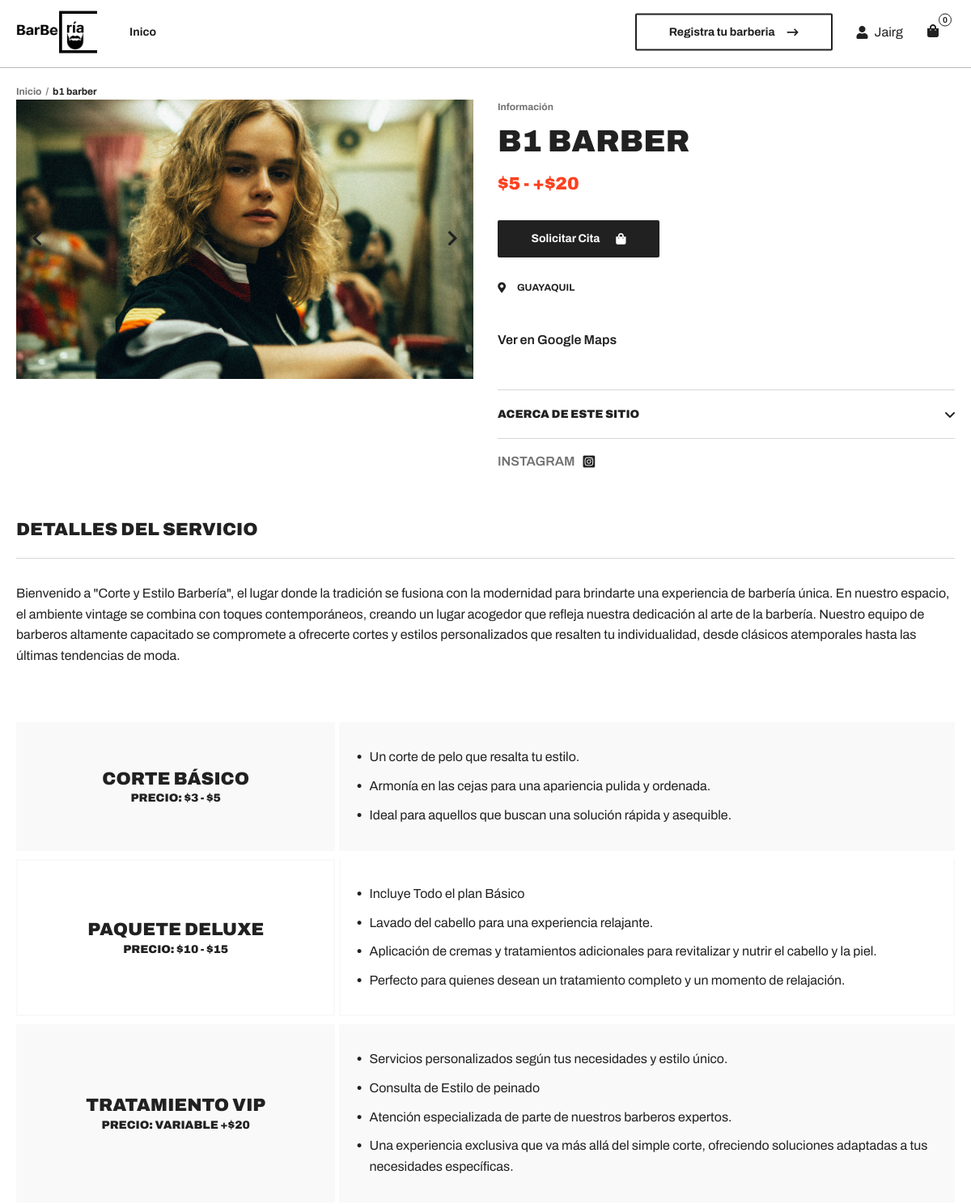
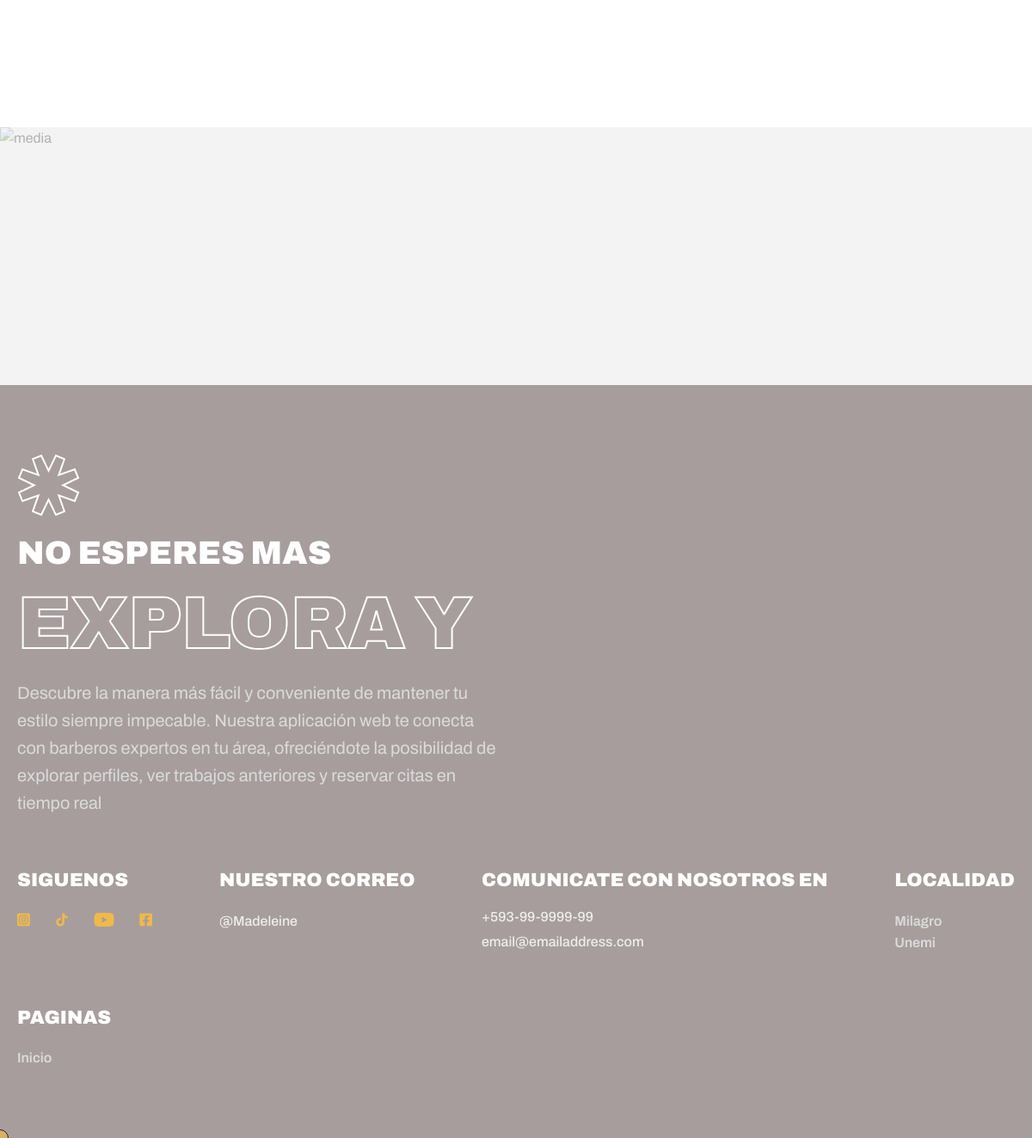
Screenshot of /perfil-barberia/17/ (signed in) with the database file from the repository (2 pictures, top to bottom).
### agendabarberia/models.py (models this page shows, shortened)
class Barberia(models.Model):
    imagen = models.ImageField(upload_to='barberia_images/')  # Guarda las imágenes en la carpeta 'barberia_images/'
    titulo = models.CharField(max_length=100)
    maps = models.CharField(max_length=100, default='https://maps.app.goo.gl/4Z6tBPcvjYrki5nK8')
    insta = models.CharField(max_length=100, default='https://www.instagram.com/')
    descripcion = models.TextField()
    ubicacion = models.CharField(max_length=200, choices=ciudad, default='*')
    numero_contacto = models.CharField(max_length=15)
    usuario = models.ForeignKey(User, on_delete=models.CASCADE, default=1)

### agendabarberia/views.py (the view)
# urls.py: path('perfil-barberia/<int:barberia_id>/', perfil_barberia, name='perfil-barberia'),
@login_required
def perfil_barberia(request, barberia_id):
    barberia = get_object_or_404(Barberia, pk=barberia_id)
    user = request.user
    citas = Cita.objects.filter(usuario=user)
    notificaciones_citas = citas.count()
    return render(request, 'perfil-barberia.html', {'barberia': barberia, 'notificaciones': notificaciones_citas})

### agendabarberia/templates/perfil-barberia.html (shortened to what this page needs)
{% load static %}
<!DOCTYPE html>
<html lang="en">
    <head>
        <link rel="stylesheet preload" as="style" href="{% static "css/preload.min.css" %}" />
        <link rel="stylesheet preload" as="style" href="{% static "css/icomoon.css" %}" />
        <link rel="stylesheet preload" as="style" href="{% static "css/libs.min.css" %}" />
        <link rel="stylesheet" href="{% static "css/product3.min.css" %}" />
    </head>
    <body>
        {% include 'components/navbar.html' %}
        <ul class="breadcrumbs">
            <li>
                <a class="link" href="{% url "barberias" %}">Inicio</a>
            </li>
            <li>
                <span>{{barberia.titulo}}</span>
            </li>
        </ul>
        <main class="item">
            <div class="container">
                <div class="item_wrapper">
                    <div class="media">
                        <div class="media_slider media_slider--single">
                            <div class="swiper-wrapper">
                                <div class="swiper-slide">
                                    <picture>
                                        <source
                                            data-srcset="{{barberia.imagen.url}}"
                                            srcset="{{barberia.imagen.url}}"
                                            type="image/webp"
                                        />
                                        <img
                                            class="lazy"
                                            data-src="{{barberia.imagen.url}}"
                                            src="{{barberia.imagen.url}}"
                                            alt="{{barberia.titulo}}"
                                        />
                                    </picture>
                                </div>
                            </div>
                            <div class="media_slider-nav d-flex justify-content-between align-items-center">
                                <a class="link swiper-button-prev" href="#"><i class="icon-angle-left"></i></a>
                                <a class="link swiper-button-next" href="#"><i class="icon-angle-right"></i></a>
                            </div>
                        </div>
                    </div>
                    <div class="main sticky-parent">
                        <div class="main_content" data-sticky="true">
                            <div class="main_content-about">
                                <span class="label">Información</span>
                                <h2 class="title">{{barberia.titulo}}</h2>
                                <div class="price h4 d-flex">
                                    <span class="price_item price_item--new">$5 - +$20</span>
                                </div>
                                <div class="wrapper d-flex">
                                    <a class="btn btn--black btn--shop " href="{% url "solicitar-cita" barberia.id %}"> {% comment %} addToCart es la clase {% endcomment %}
                                        <span class="text">Solicitar Cita</span>
                                        <i class="icon icon-bag"></i>
                                    </a>
                                </div>
                                <div class="options d-flex">
                                    <a class="options_item" href="#"> <i class="icon icon-location"></i>{{barberia.ubicacion}}</a>
                                </div>
                                <a class="link link--underline" href="{{barberia.maps}}">Ver en Google Maps</a>
                            </div>
                            <div class="main_content-accordion">
                                <div class="wrapper accordion" id="aboutAccordion">
                                    <div class="accordion-item">
                                        <h6 class="accordion-header" id="shipping">
                                            <button
                                                class="accordion-button h6"
                                                type="button"
                                                data-bs-toggle="collapse"
                                                data-bs-target="#shippingContent"
                                                aria-expanded="false"
                                                aria-controls="shippingContent"
                                            >
                                                <span>Acerca de este Sitio</span> <i class="icon-angle-down icon"></i>
                                            </button>
                                        </h6>
                                    </div>
                                </div>
                            </div>
                            <div class="main_content-share d-flex">
                                <span class="title">Instagram</span>
                                <ul class="socials">
                                    <li>
                                        <a href="{{barberia.insta}}" target="_blank" rel="noopener noreferrer">
                                            <i class="icon-instagram"></i>
                                        </a>
                                    </li>
                                </ul>
                            </div>
                        </div>
                    </div>
                    {% include "components/detalle-cortes.html" %}
                </div>
            </div>
            <aside>
                <section class="suggested section gradient">
                    <div class="suggested_bg">
                        <picture>
                            <source data-srcset="img/gradients/10.webp" srcset="img/gradients/10.webp" type="image/webp" />
                            <img class="lazy" data-src="img/gradients/10.png" src="img/gradients/10.png" alt="media" />
                        </picture>
                    </div>
                </section>
            </aside>
        </main>
        {% include "components/footer.html" %}
    </body>
</html>

### agendabarberia/templates/components/navbar.html (shortened to what this page needs)
{% load static %}
    <header class="header" data-page="shop" data-page-parent="shop">
        <div class="container d-flex">
            <a class="header_logo logo" href="index.html">
            <img style='width: 100px;'src="{% static "img/barberia-logo.png" %}" alt="">
            </a>
            <nav class="header_nav text--medium text--md collapse" id="headerMenu">
                <ul class="header_nav-list">
                    <li class="header_nav-list_item dropdown">
                        <a
                            class="nav-link nav-item dropdown-toggle"
                            href="{% url "barberias" %}"
                        >
                            <span class="nav-item_text"> Inico </span>
                        </a>
                    </li>
                </ul>
            </nav>
            <div class="header_user">
                <a class="header_user-btn btn btn--outline" href="{% url "registrar-barberia" %}">Registra tu barberia <i class="icon icon-arrow-right"></i> </a>
                <a style='display:flex; justify-content:center; align-items:center;' class="header_user-account" href="#">
                    <i style='' class="icon-user"></i>
                    <p style='margin-left: 8px;'>{{ user | title }}</p>
                </a>
                <a class="header_user-cart addToCart" href="{% url "reservas" %}">
                    <i class="icon-bag"></i>
                    <span class="header_user-cart_qty">{{notificaciones}}</span>
                </a>
            </div>
        </div>
    </header>

### agendabarberia/templates/components/detalle-cortes.html (shortened to what this page needs)
<div class="details">
    <div class="details_general">
        <h4 class="details_general-title">Detalles del Servicio</h4>
        <div class="details_general-content">
            <div class="wrapper d-flex flex-column">
                <div class="description">
                    <p>{{barberia.descripcion}}</p>
                </div>
            </div>
        </div>
    </div>
    <div class="details_info d-flex flex-column">
        <div class="details_info-item">
            <div class="details_info-item_header">
                <h4 class="title">Corte Básico</h4>
                <h6>Precio: $3 - $5</h6>
            </div>
            <div class="details_info-item_content">
                <ul class="list list--details d-flex flex-column">
                    <li class="list-item">
                        <i class="icon icon-circle"></i>
                        <p class="text">Un corte de pelo que resalta tu estilo.</p>
                    </li>
                    <li class="list-item">
                        <i class="icon icon-circle"></i>
                        <p class="text">
                            Armonía en las cejas para una apariencia pulida y ordenada.
                        </p>
                    </li>
                    <li class="list-item">
                        <i class="icon icon-circle"></i>
                        <p class="text">Ideal para aquellos que buscan una solución rápida y asequible.</p>
                    </li>
                </ul>
            </div>
        </div>
        <div class="details_info-item">
            <div class="details_info-item_header">
                <h4 class="title">Paquete Deluxe</h4>
                <h6>Precio: $10 - $15</h6>
            </div>
            <div class="details_info-item_content">
                <ul class="list list--details d-flex flex-column">
                    <li class="list-item">
                        <i class="icon icon-circle"></i>
                        <p class="text">Incluye Todo el plan Básico</p>
                    </li>
                    <li class="list-item">
                        <i class="icon icon-circle"></i>
                        <p class="text">
                            Lavado del cabello para una experiencia relajante.
                        </p>
                    </li>
                    <li class="list-item">
                        <i class="icon icon-circle"></i>
                        <p class="text">Aplicación de cremas y tratamientos adicionales para revitalizar y nutrir el cabello y la piel.</p>
                    </li>
                    <li class="list-item">
                        <i class="icon icon-circle"></i>
                        <p class="text">Perfecto para quienes desean un tratamiento completo y un momento de relajación.</p>
                    </li>
                </ul>
            </div>
        </div>
        <div class="details_info-item">
            <div class="details_info-item_header">
                <h4 class="title">Tratamiento VIP</h4>
                <h6>Precio: Variable +$20</h6>
            </div>
            <div class="details_info-item_content">
                <ul class="list list--details d-flex flex-column">
                    <li class="list-item">
                        <i class="icon icon-circle"></i>
                        <p class="text">Servicios personalizados según tus necesidades y estilo único.</p>
                    </li>
                    <li class="list-item">
                        <i class="icon icon-circle"></i>
                        <p class="text">
                            Consulta de Estilo de peinado
                        </p>
                    </li>
                    <li class="list-item">
                        <i class="icon icon-circle"></i>
                        <p class="text">Atención especializada de parte de nuestros barberos expertos.</p>
                    </li>
                    <li class="list-item">
                        <i class="icon icon-circle"></i>
                        <p class="text">Una experiencia exclusiva que va más allá del simple corte, ofreciendo soluciones adaptadas a tus necesidades específicas.</p>
                    </li>
                </ul>
            </div>
        </div>
    </div>
</div>

### agendabarberia/static/css/icomoon.css (style rules this page uses)
[class^="icon-"], [class*=" icon-"] { font-family: 'icomoon' !important; speak: never; font-style: normal; font-weight: normal; font-variant: normal; text-transform: none; line-height: 1; -webkit-font-smoothing: antialiased; -moz-osx-font-smoothing: grayscale; }
.icon-arrow-right:before { content: "\e907"; }
.icon-angle-down:before { content: "\e901"; }
.icon-instagram:before { content: "\e90a"; }
.icon-user:before { content: "\e910"; }
.icon-angle-left:before { content: "\e916"; }
.icon-angle-right:before { content: "\e917"; }
.icon-circle:before { content: "\e91c"; }
.icon-bag:before { content: "\e91f"; }
.icon-location:before { content: "\e920"; }

### rows the page displays
Barberia: titulo "b1 barber", imagen (picture), titulo "B1 BARBER", ubicacion "GUAYAQUIL", descripcion "Bienvenido a \"Corte y Estilo Barbería\", el lugar donde la tradición se fusiona con la modernidad para brindarte una experiencia de barbería única. En nuestro espacio, el ambiente vintage se combina con toques contemporáneos, creando un lugar acogedor que refleja nuestra dedicación al arte de la barbería. Nuestro equipo de barberos altamente capacitado se compromete a ofrecerte cortes y estilos personalizados que resalten tu individualidad, desde clásicos atemporales hasta las últimas tendencias de moda."

### other values shown
{{ user | title }} "Jairg"
{{ notificaciones }} "0"
